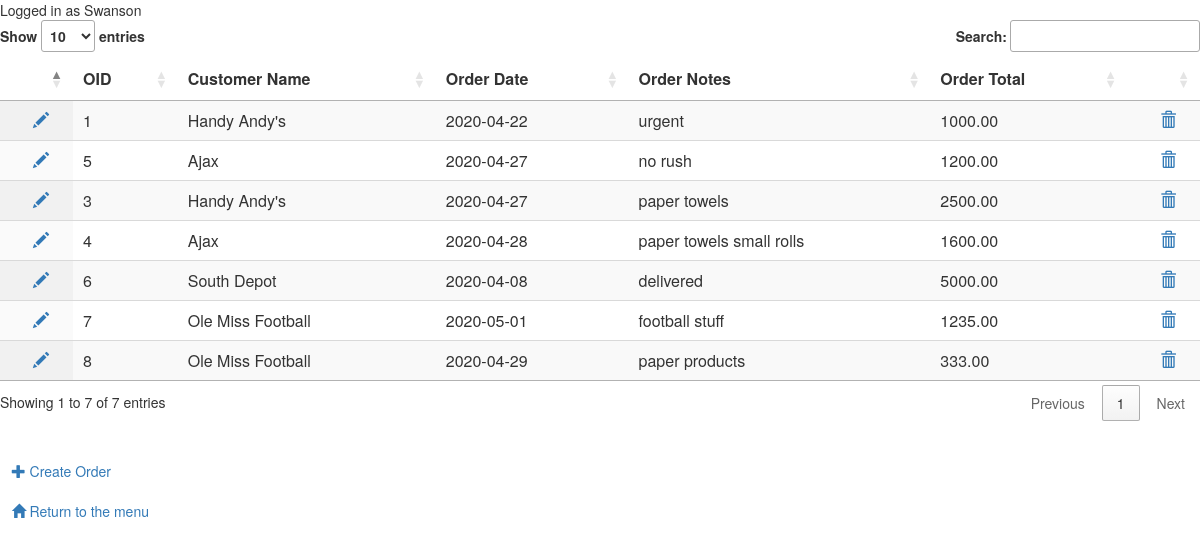
/papercompany/view_orders.php (signed in), run on the app's committed database.
### tables this page shows
CREATE TABLE `orders` (
  `orderID` int(11) NOT NULL,
  `orderCust` int(11) NOT NULL,
  `orderDate` date NOT NULL,
  `orderNotes` varchar(255) NOT NULL,
  `orderTotals` decimal(10,2) NOT NULL
);

CREATE TABLE `customers` (
  `custID` int(11) NOT NULL,
  `custName` varchar(64) NOT NULL,
  `custContact` varchar(64) DEFAULT NULL,
  `custPhone` varchar(32) NOT NULL,
  `custEmail` varchar(64) NOT NULL
);

### papercompany/view_orders.php (the view, shortened to what this page needs)
<html>
    <head>
        <link rel="stylesheet" href="https://maxcdn.bootstrapcdn.com/bootstrap/3.3.7/css/bootstrap.min.css">
        <link rel="stylesheet" href="https://maxcdn.bootstrapcdn.com/bootstrap/3.3.7/css/bootstrap-theme.min.css">
        <link rel="stylesheet" type="text/css" href="https://cdn.datatables.net/1.10.20/css/jquery.dataTables.min.css">
    </head>
    <body>
    <table id="myorderstable" class="display" style="width:100%">
        <thead>
            <tr><th></th><th>OID</th><th>Customer Name</th><th>Order Date</th><th>Order Notes</th><th>Order Total</th><th></th></tr>
        </thead><tbody>
<?php
require_once("dbcreds.php");
    if($_SESSION['ValidUser'] == true) {
        echo "Logged in as " . $_SESSION['Employee'] . "<BR>";
    } else {
    echo "You must <a href='login.php'>login</a> in order to access this site.";
    exit;
    }
try {
    $conn = new PDO("mysql:host=$dbhost;dbname=$dbname", $dbuser, $dbpass);
    $conn->setAttribute(PDO::ATTR_ERRMODE, PDO::ERRMODE_EXCEPTION);
}
catch(PDOException $e) {
    echo "There has been an issue (#33) with the database connection. Please see your administrator";
}
try {
    $stmt = $conn->prepare("SELECT orderID, orderDate, orderNotes, orderTotals, custName FROM orders, customers WHERE orderCust=custID");
    $stmt->execute();
    while($row = $stmt->fetch()) {
        $orderid = $row["orderID"];
        echo "<tr><td align='center'>&nbsp;&nbsp;" .
             "<a href='edit_order.php?oid=$orderid'><span class='glyphicon glyphicon-pencil' aria-hidden='true'></span></a>" .
             "<td>" . $row['orderID'] . "</td>"   .
             "<td>" . $row['custName'] . "</td>"     .
             "<td>" . $row['orderDate'] . "</td>"  .
             "<td>" . $row['orderNotes'] . "</td>"  .
             "<td>" . $row['orderTotals'] . "</td>"  .
             "<td align='center'>&nbsp;&nbsp;" . "<a href='delete_order.php?oid=$orderid'><span class='glyphicon glyphicon-trash' aria-hidden='true'></span></a></td></tr>";
    }
}
catch(PDOException $e) {
    echo "Error: " . $e->getMessage();
}
?>
        </tbody></table>
        <br><br>
        &nbsp;&nbsp;&nbsp;<a href="orderform.php"><span class='glyphicon glyphicon-plus' aria-hidden='true'></span> Create Order</a>
        <br><br>
        &nbsp;&nbsp;&nbsp;<a href="mainmenu.php"><span class='glyphicon glyphicon-home' aria-hidden='true'></span> Return to the menu</a>
    </body>
</html>

### data on the page
orders: orderID "1", customers.custName "Handy Andy's", orderDate "2020-04-22", orderNotes "urgent", orderTotals "1000.00"
orders: orderID "5", customers.custName "Ajax", orderDate "2020-04-27", orderNotes "no rush", orderTotals "1200.00"
orders: orderID "3", customers.custName "Handy Andy's", orderDate "2020-04-27", orderNotes "paper towels", orderTotals "2500.00"
orders: orderID "4", customers.custName "Ajax", orderDate "2020-04-28", orderNotes "paper towels small rolls", orderTotals "1600.00"
orders: orderID "6", customers.custName "South Depot", orderDate "2020-04-08", orderNotes "delivered", orderTotals "5000.00"
orders: orderID "7", customers.custName "Ole Miss Football", orderDate "2020-05-01", orderNotes "football stuff", orderTotals "1235.00"
orders: orderID "8", customers.custName "Ole Miss Football", orderDate "2020-04-29", orderNotes "paper products", orderTotals "333.00"
